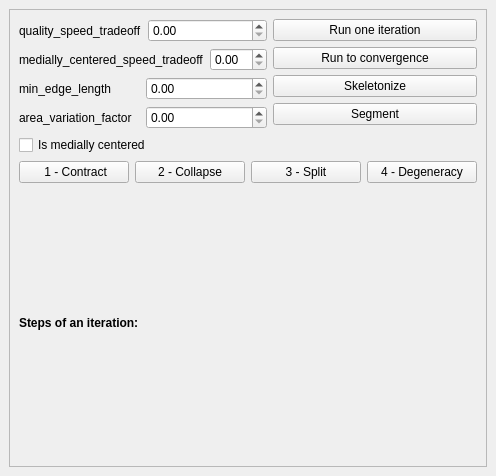
<?xml version="1.0" encoding="UTF-8"?>
<ui version="4.0">
 <class>Mean_curvature_flow_skeleton_plugin</class>
 <widget class="QDockWidget" name="Mean_curvature_flow_skeleton_plugin">
  <property name="geometry">
   <rect>
    <x>0</x>
    <y>0</y>
    <width>496</width>
    <height>476</height>
   </rect>
  </property>
  <property name="windowTitle">
   <string>DockWidget</string>
  </property>
  <widget class="QWidget" name="dockWidgetContents">
   <layout class="QVBoxLayout" name="verticalLayout_3">
    <item>
     <widget class="QScrollArea" name="scrollArea">
      <property name="widgetResizable">
       <bool>true</bool>
      </property>
      <widget class="QWidget" name="scrollAreaWidgetContents">
       <property name="geometry">
        <rect>
         <x>0</x>
         <y>0</y>
         <width>476</width>
         <height>437</height>
        </rect>
       </property>
       <layout class="QVBoxLayout" name="verticalLayout_5">
        <item>
         <layout class="QVBoxLayout" name="verticalLayout_4">
          <item>
           <layout class="QHBoxLayout" name="horizontalLayout_6">
            <item>
             <layout class="QVBoxLayout" name="verticalLayout_2">
              <item>
               <layout class="QHBoxLayout" name="horizontalLayout_2">
                <item>
                 <widget class="QLabel" name="label_omega_H">
                  <property name="text">
                   <string>quality_speed_tradeoff</string>
                  </property>
                 </widget>
                </item>
                <item>
                 <widget class="QDoubleSpinBox" name="omega_H"/>
                </item>
               </layout>
              </item>
              <item>
               <layout class="QHBoxLayout" name="horizontalLayout_3">
                <item>
                 <widget class="QLabel" name="label_omega_P">
                  <property name="text">
                   <string>medially_centered_speed_tradeoff</string>
                  </property>
                 </widget>
                </item>
                <item>
                 <widget class="QDoubleSpinBox" name="omega_P"/>
                </item>
               </layout>
              </item>
              <item>
               <layout class="QHBoxLayout" name="horizontalLayout_4">
                <item>
                 <widget class="QLabel" name="label_min_edge_length">
                  <property name="text">
                   <string>min_edge_length</string>
                  </property>
                 </widget>
                </item>
                <item>
                 <widget class="QDoubleSpinBox" name="min_edge_length"/>
                </item>
               </layout>
              </item>
              <item>
               <layout class="QHBoxLayout" name="horizontalLayout_5">
                <item>
                 <widget class="QLabel" name="label_delta_area">
                  <property name="text">
                   <string>area_variation_factor </string>
                  </property>
                 </widget>
                </item>
                <item>
                 <widget class="QDoubleSpinBox" name="delta_area"/>
                </item>
               </layout>
              </item>
             </layout>
            </item>
            <item>
             <layout class="QVBoxLayout" name="verticalLayout">
              <item>
               <widget class="QPushButton" name="pushButton_run">
                <property name="text">
                 <string>Run one iteration</string>
                </property>
               </widget>
              </item>
              <item>
               <widget class="QPushButton" name="pushButton_converge">
                <property name="text">
                 <string>Run to convergence</string>
                </property>
               </widget>
              </item>
              <item>
               <widget class="QPushButton" name="pushButton_skeletonize">
                <property name="text">
                 <string>Skeletonize</string>
                </property>
               </widget>
              </item>
              <item>
               <widget class="QPushButton" name="pushButton_segment">
                <property name="text">
                 <string>Segment</string>
                </property>
               </widget>
              </item>
             </layout>
            </item>
           </layout>
          </item>
          <item>
           <widget class="QCheckBox" name="is_medially_centered">
            <property name="text">
             <string>Is medially centered</string>
            </property>
           </widget>
          </item>
          <item>
           <layout class="QHBoxLayout" name="horizontalLayout">
            <item>
             <widget class="QPushButton" name="pushButton_contract">
              <property name="text">
               <string> 1 - Contract</string>
              </property>
             </widget>
            </item>
            <item>
             <widget class="QPushButton" name="pushButton_collapse">
              <property name="text">
               <string>2 - Collapse</string>
              </property>
             </widget>
            </item>
            <item>
             <widget class="QPushButton" name="pushButton_split">
              <property name="text">
               <string>3 - Split</string>
              </property>
             </widget>
            </item>
            <item>
             <widget class="QPushButton" name="pushButton_degeneracy">
              <property name="text">
               <string>4 - Degeneracy</string>
              </property>
             </widget>
            </item>
           </layout>
          </item>
          <item>
           <widget class="QLabel" name="label">
            <property name="font">
             <font>
              <weight>75</weight>
              <bold>true</bold>
             </font>
            </property>
            <property name="text">
             <string>Steps of an iteration:</string>
            </property>
           </widget>
          </item>
         </layout>
        </item>
       </layout>
      </widget>
     </widget>
    </item>
   </layout>
  </widget>
 </widget>
 <resources/>
 <connections/>
 <slots>
  <slot>contract()</slot>
 </slots>
</ui>
